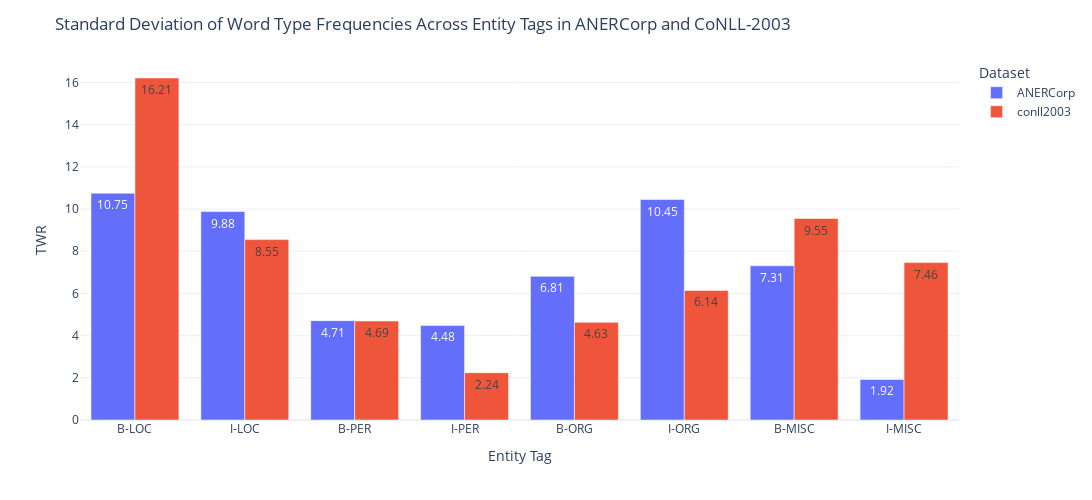

Write notebook code for a chart like this one.
### Code cell
type_distribution_df = type_distribution(corpora, 'train')
dataset_mapping = {
    'ANERCorp_CamelLab': 'ANERCorp'
}
type_distribution_df['Dataset'] = type_distribution_df['Dataset'].replace(dataset_mapping)
fig = px.bar(type_distribution_df, x='Tag', y='Standard Deviation', color='Dataset', text='Standard Deviation')
fig.update_layout(
    title_text="Standard Deviation of Word Type Frequencies Across Entity Tags in ANERCorp and CoNLL-2003",
    template="plotly_white",
    xaxis_title='Entity Tag',
    yaxis_title='TWR',
    barmode='group',
    legend_title="Dataset",
    height=500,
    width=1300
)
fig.show()

### Figure 1 — Plotly figure (JSON) as saved in the notebook; plotly's stock layout.template omitted (floating-point values rounded to 4 significant figures)
{"data": [{"alignmentgroup": "True", "hovertemplate": "Dataset=ANERCorp<br>Tag=%{x}<br>Standard Deviation=%{text}<extra></extra>", "legendgroup": "ANERCorp", "marker": {"color": "#636efa", "pattern": {"shape": ""}}, "name": "ANERCorp", "offsetgroup": "ANERCorp", "orientation": "v", "showlegend": true, "text": [10.75, 9.88, 4.71, 4.48, 6.81, 10.45, 7.31, 1.92], "textposition": "auto", "type": "bar", "x": ["B-LOC", "I-LOC", "B-PER", "I-PER", "B-ORG", "I-ORG", "B-MISC", "I-MISC"], "xaxis": "x", "y": [10.75, 9.88, 4.71, 4.48, 6.81, 10.45, 7.31, 1.92], "yaxis": "y"}, {"alignmentgroup": "True", "hovertemplate": "Dataset=conll2003<br>Tag=%{x}<br>Standard Deviation=%{text}<extra></extra>", "legendgroup": "conll2003", "marker": {"color": "#EF553B", "pattern": {"shape": ""}}, "name": "conll2003", "offsetgroup": "conll2003", "orientation": "v", "showlegend": true, "text": [16.21, 8.55, 4.69, 2.24, 4.63, 6.14, 9.55, 7.46], "textposition": "auto", "type": "bar", "x": ["B-LOC", "I-LOC", "B-PER", "I-PER", "B-ORG", "I-ORG", "B-MISC", "I-MISC"], "xaxis": "x", "y": [16.21, 8.55, 4.69, 2.24, 4.63, 6.14, 9.55, 7.46], "yaxis": "y"}], "layout": {"barmode": "group", "height": 500, "legend": {"title": {"text": "Dataset"}, "tracegroupgap": 0}, "margin": {"t": 60}, "title": {"text": "Standard Deviation of Word Type Frequencies Across Entity Tags in ANERCorp and CoNLL-2003"}, "width": 1300, "xaxis": {"anchor": "y", "domain": [0, 1], "title": {"text": "Entity Tag"}}, "yaxis": {"anchor": "x", "domain": [0, 1], "title": {"text": "TWR"}}}}
